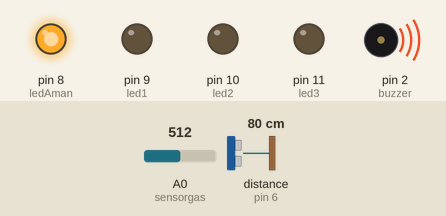
Recording of a sketch running on a simulated Arduino Uno, built with avr-gcc and run on an emulated ATmega328P. On the bench: output pins drawn as LEDs (lit = HIGH), buzzer (waves = sounding, pin HIGH). Wiring (inferred from the names in the program): ultrasonic range finder: trigger pin 7; echo pin 6. Inputs (shaded band) come from the test bench; at power-on: distance to the obstacle (sensor on pin 6) 80 cm, A0 (sensorgas) = 512. The echo pulse lasts 58.3 µs per cm; pins used as bus, display or sensor lines are not drawn.

Above: at 1.3 s.
1.4 s: distance to the obstacle (sensor on pin 6) set to 18 cm
2.9 s: distance to the obstacle (sensor on pin 6) set to 15 cm
At 4.2 s:
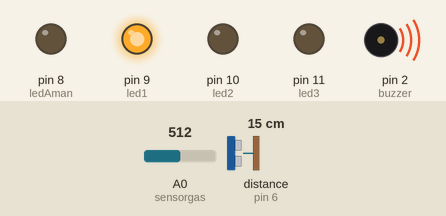
4.5 s: A0 (sensorgas) set to 411
6.2 s: A0 (sensorgas) set to 392
At 7.9 s:
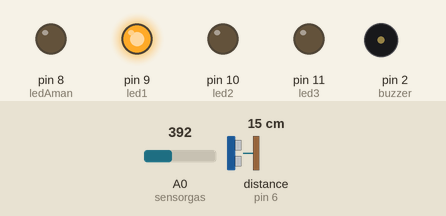
8.5 s: distance to the obstacle (sensor on pin 6) set to 12 cm
10.0 s: distance to the obstacle (sensor on pin 6) set to 9 cm
At 10.6 s:
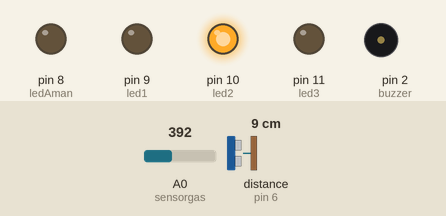
Timing chart, 0 to 12.5 s (numbered marks = the images above; inputs shaded):
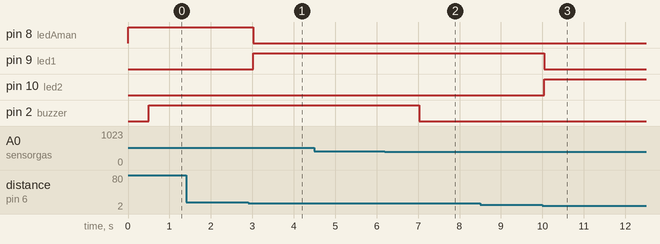

Measured:
- the behaviour switches between 17 and 16 cm on distance to the obstacle (sensor on pin 6) (found by bisection; images 0 and 1)
- the behaviour switches between 401 and 400 on A0 (sensorgas) (found by bisection; images 1 and 2)
- the behaviour switches between 11 and 10 cm on distance to the obstacle (sensor on pin 6) (found by bisection; images 2 and 3)
- after the input at 1.4 s, every drawn part: stays the same
- after the input at 2.9 s, pin 8 (ledAman): HIGH → LOW after 0.12 s; pin 9 (led1): LOW → HIGH after 0.12 s
- after the input at 4.5 s, every drawn part: stays the same
- after the input at 6.2 s, pin 2 (buzzer): HIGH → LOW after 0.83 s
- after the input at 8.5 s, every drawn part: stays the same
- after the input at 10.0 s, pin 9 (led1): HIGH → LOW at once; pin 10 (led2): LOW → HIGH at once

The sketch:

Kelompok_3_TE-01-21.ino
```cpp
/*-----------------------------------------------------
'
'     TRIG --> Pin 7
'     ECHO --> Pin 6
'-----------------------------------------------------*/


//pin Ultrasonik
#define trigPin 7
#define echoPin 6
#define buzzer 2
#define ledAman 8
#define led1 9
#define led2 10
#define led3 11
#define sensorgas A0
int sensorThres = 400;

void setup() {
  Serial.begin (9600);
  pinMode(trigPin, OUTPUT);
  pinMode(echoPin, INPUT);

  pinMode(ledAman, OUTPUT);
  pinMode(led1, OUTPUT);
  pinMode(led2, OUTPUT);
  pinMode(led3, OUTPUT);

 pinMode(buzzer, OUTPUT);
}

void loop() {
  long duration, distance;
  digitalWrite(trigPin, LOW);
  delayMicroseconds(2);
  digitalWrite(trigPin, HIGH);
  delayMicroseconds(10);
  digitalWrite(trigPin, LOW);
  duration = pulseIn(echoPin, HIGH);
  distance = (duration/2) / 29.1;
  int adagas = analogRead(sensorgas);
  if (distance >= 16) // mau jaraknya 16 cm
  {
    digitalWrite(ledAman, HIGH);
      digitalWrite(led1, LOW);
      digitalWrite(led2, LOW);
      digitalWrite(led3,LOW);
  }
  else {
    digitalWrite(ledAman,LOW);
  }

  if (distance <= 15)
  {
      digitalWrite(led1, HIGH);
      digitalWrite(led2, LOW);
      digitalWrite(led3,LOW);
  }

  if (distance < 10) {
      digitalWrite(led2, HIGH);
      digitalWrite(led1, LOW);
      digitalWrite(led3,LOW);
  }

  if (distance < 5) {
    digitalWrite(led3, HIGH);
    digitalWrite(led2, LOW);
    digitalWrite(led1, LOW);
}

  delay(500);

  if (adagas > sensorThres)
{
  digitalWrite(buzzer, HIGH);
}

else
{
  digitalWrite(buzzer, LOW);
}
}
```
